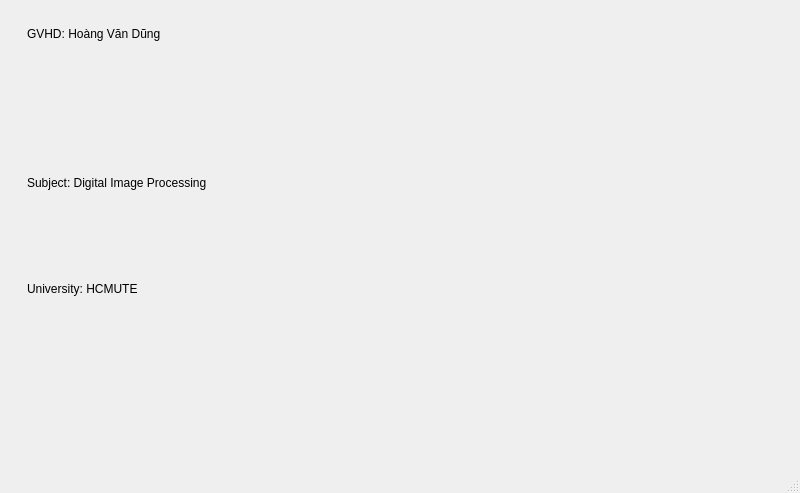
<?xml version="1.0" encoding="UTF-8"?>
<ui version="4.0">
 <class>MainWindow</class>
 <widget class="QMainWindow" name="MainWindow">
  <property name="geometry">
   <rect>
    <x>0</x>
    <y>0</y>
    <width>800</width>
    <height>493</height>
   </rect>
  </property>
  <property name="windowTitle">
   <string>MainWindow</string>
  </property>
  <widget class="QWidget" name="centralwidget">
   <layout class="QHBoxLayout" name="horizontalLayout">
    <item>
     <widget class="QWidget" name="widget" native="true">
      <property name="minimumSize">
       <size>
        <width>200</width>
        <height>0</height>
       </size>
      </property>
      <property name="maximumSize">
       <size>
        <width>250</width>
        <height>16777215</height>
       </size>
      </property>
      <layout class="QVBoxLayout" name="verticalLayout_2">
       <item>
        <widget class="QWidget" name="widget_9" native="true">
         <layout class="QVBoxLayout" name="verticalLayout_3">
          <item alignment="Qt::AlignTop">
           <widget class="QLabel" name="label">
            <property name="text">
             <string>GVHD: Hoàng Văn Dũng</string>
            </property>
           </widget>
          </item>
          <item>
           <widget class="QLabel" name="label_3">
            <property name="text">
             <string>Subject: Digital Image Processing</string>
            </property>
           </widget>
          </item>
          <item>
           <widget class="QLabel" name="label_4">
            <property name="text">
             <string>University: HCMUTE</string>
            </property>
           </widget>
          </item>
          <item alignment="Qt::AlignTop">
           <widget class="QLabel" name="label_2">
            <property name="text">
             <string/>
            </property>
            <property name="pixmap">
             <pixmap>../../../../Digital Image Programming/teacher.png</pixmap>
            </property>
            <property name="scaledContents">
             <bool>true</bool>
            </property>
           </widget>
          </item>
         </layout>
        </widget>
       </item>
      </layout>
     </widget>
    </item>
    <item>
     <widget class="QWidget" name="widget_2" native="true">
      <layout class="QVBoxLayout" name="verticalLayout">
       <item>
        <widget class="QWidget" name="widget_3" native="true">
         <layout class="QHBoxLayout" name="horizontalLayout_2">
          <item>
           <widget class="QWidget" name="widget_5" native="true"/>
          </item>
          <item>
           <widget class="QWidget" name="widget_6" native="true"/>
          </item>
         </layout>
        </widget>
       </item>
       <item>
        <widget class="QWidget" name="widget_4" native="true">
         <layout class="QHBoxLayout" name="horizontalLayout_3">
          <item>
           <widget class="QWidget" name="widget_7" native="true"/>
          </item>
          <item>
           <widget class="QWidget" name="widget_8" native="true"/>
          </item>
         </layout>
        </widget>
       </item>
      </layout>
     </widget>
    </item>
   </layout>
  </widget>
  <widget class="QMenuBar" name="menubar">
   <property name="geometry">
    <rect>
     <x>0</x>
     <y>0</y>
     <width>800</width>
     <height>26</height>
    </rect>
   </property>
  </widget>
  <widget class="QStatusBar" name="statusbar"/>
 </widget>
 <resources/>
 <connections/>
</ui>
